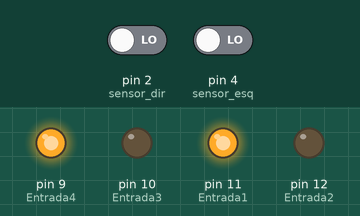
A sketch run on a simulated Arduino Uno, built with avr-gcc and run on an emulated ATmega328P. Parts: output pins drawn as LEDs (lit = HIGH). The test bench sets the inputs (shaded band); at power-on: pin 2 (sensor_dir) LOW, pin 4 (sensor_esq) LOW.

Above: at 1.2 s.
1.3 s: pin 2 (sensor_dir) driven HIGH
At 1.9 s:
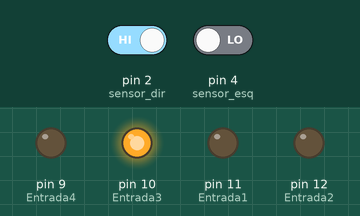
2.8 s: pin 2 (sensor_dir) driven LOW
At 4.0 s:
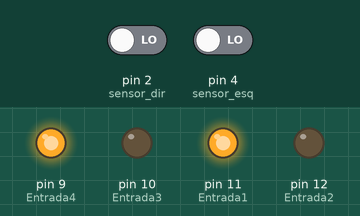
4.3 s: pin 4 (sensor_esq) driven HIGH
At 5.3 s:
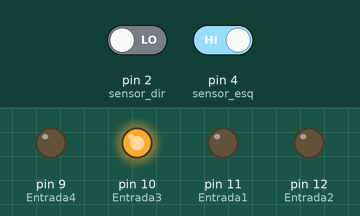
Timing chart, 0 to 7.3 s (numbered marks = the images above; inputs shaded):
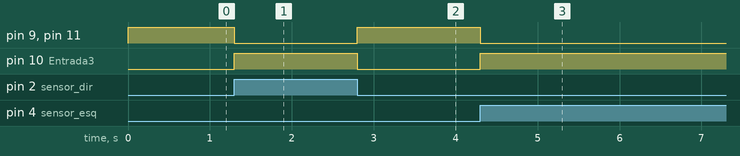

Measured:
- after the input at 1.3 s, pin 9 (Entrada4), pin 11 (Entrada1): HIGH → LOW at once; pin 10 (Entrada3): LOW → HIGH at once
- after the input at 2.8 s, pin 9 (Entrada4), pin 11 (Entrada1): LOW → HIGH at once; pin 10 (Entrada3): HIGH → LOW at once
- after the input at 4.3 s, pin 9 (Entrada4), pin 11 (Entrada1): HIGH → LOW at once; pin 10 (Entrada3): LOW → HIGH at once

The sketch:

CarrinhoFormiga.ino
```cpp
#include <Wire.h>

const int sensor_dir = 2;
const int sensor_esq = 4;
int Entrada1 = 11;
int Entrada2 = 12;
int Entrada3 = 10;
int Entrada4 = 9;

void frente(){
  digitalWrite(Entrada1, HIGH);
  digitalWrite(Entrada2, LOW);
  digitalWrite(Entrada3, LOW);
  digitalWrite(Entrada4, HIGH);
}

void esquerda(){
  digitalWrite(Entrada1, LOW);
  digitalWrite(Entrada2, LOW);
  digitalWrite(Entrada3, HIGH);
  digitalWrite(Entrada4, LOW);
}

void direita(){
  digitalWrite(Entrada1, LOW);
  digitalWrite(Entrada2, LOW);
  digitalWrite(Entrada3, HIGH);
  digitalWrite(Entrada4, LOW);
}

void tras(){
  digitalWrite(Entrada1, LOW);
  digitalWrite(Entrada2, HIGH);
  digitalWrite(Entrada3, HIGH);
  digitalWrite(Entrada4, LOW);
}

/*=======================================*/

void setup(){
  pinMode(sensor_dir, INPUT);
  pinMode(sensor_esq, INPUT);
  pinMode(Entrada1, OUTPUT);
  pinMode(Entrada2, OUTPUT);
  pinMode(Entrada3, OUTPUT);
  pinMode(Entrada4, OUTPUT);
}

/*=======================================*/

void loop(){
  bool estadoD = digitalRead(sensor_dir);
  bool estadoE = digitalRead(sensor_esq);

  if(estadoD){
    esquerda();
    delay(250);
  }else if(estadoE){
    direita();
    delay(250);
  }else{
    frente();
  }
}
```
